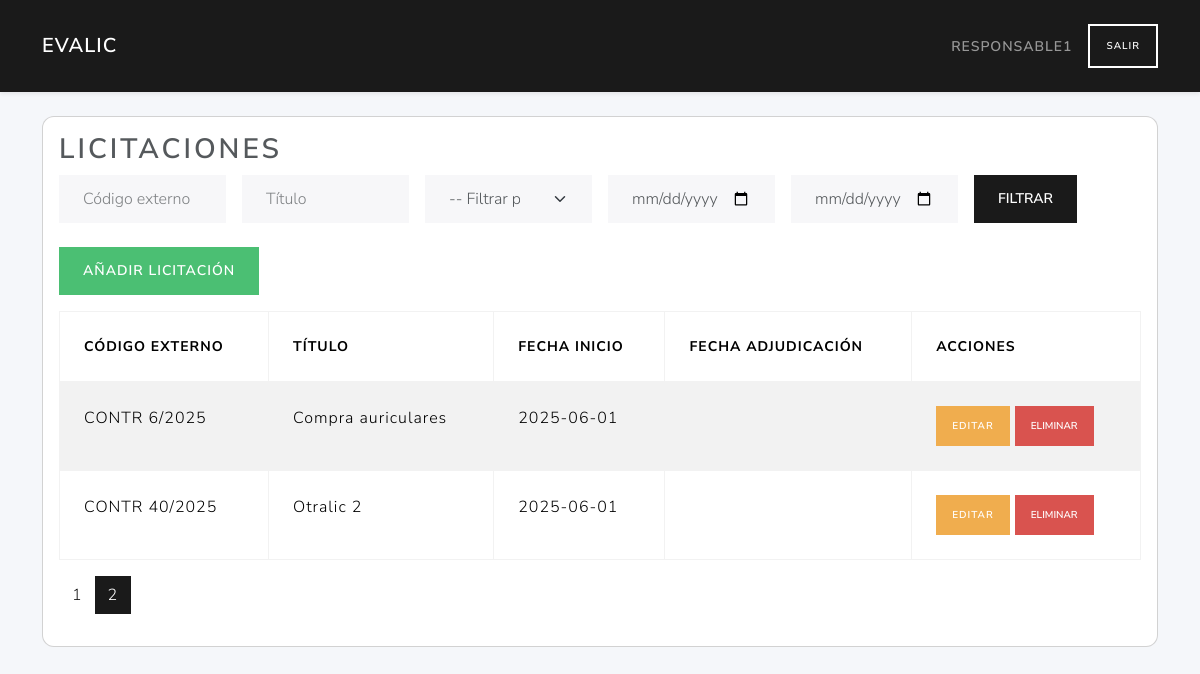
The app's page /licitaciones/?page=2&external_id=&title=&fecha_tipo=&fecha_desde=&fecha_hasta= (signed in), older data.
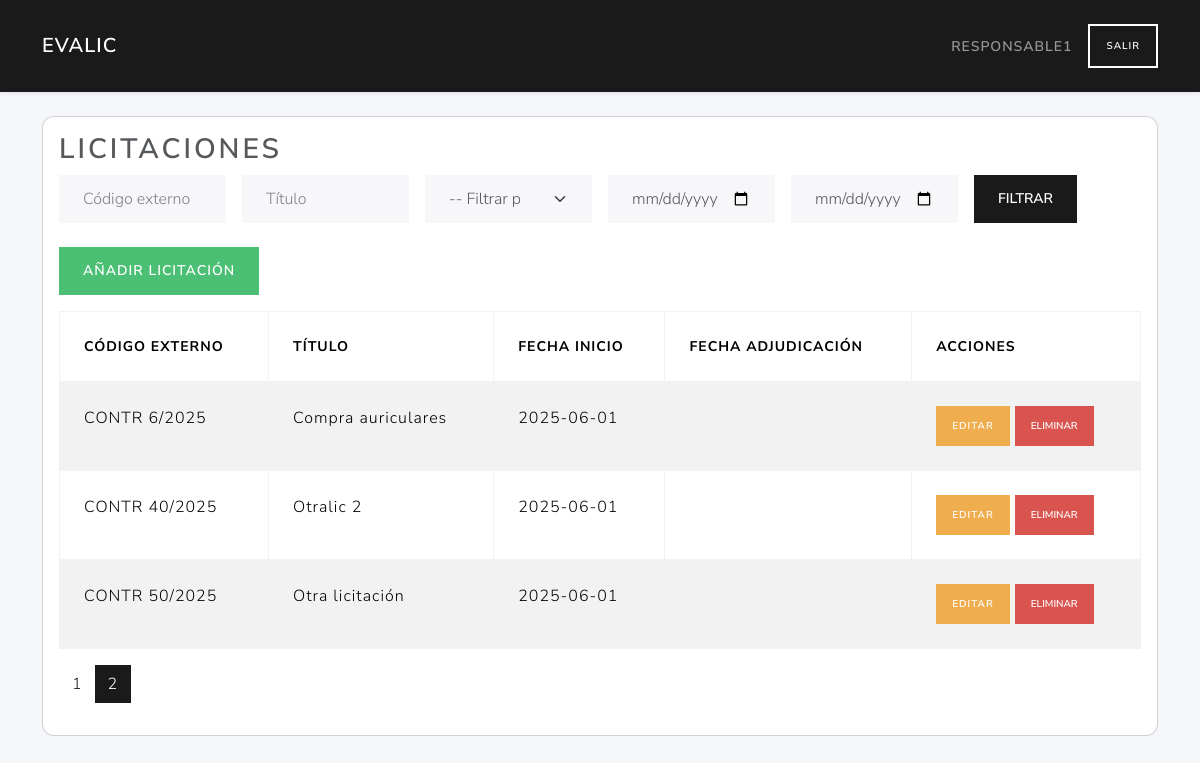
The same page, newer data.
### tables this page shows
CREATE TABLE licitaciones (
        id INTEGER PRIMARY KEY AUTOINCREMENT,
        user_id INTEGER NOT NULL,
        external_id TEXT NOT NULL,
        title TEXT NOT NULL,
        description TEXT,
        fecha_inicio TEXT NOT NULL,
        fecha_adjudicacion TEXT,
        FOREIGN KEY (user_id) REFERENCES users(id)
    );

### routes/licitaciones_routes.py (the view, shortened to what this page needs)
@licitaciones_bp.route('/', methods=('GET',))
def index():
    if 'user_id' not in session or session.get('role_id') != 2:
        return redirect(url_for('auth.login'))
    user_id = session.get('user_id')
    lic_rows = list_licitaciones()
    licitaciones = [l for l in lic_rows if l['user_id'] == user_id]
    external_id  = request.args.get('external_id', '').strip()
    title        = request.args.get('title', '').strip()
    fecha_tipo   = request.args.get('fecha_tipo', '')
    fecha_desde  = request.args.get('fecha_desde', '')
    fecha_hasta  = request.args.get('fecha_hasta', '')
    if external_id:
       licitaciones = [
           l for l in licitaciones
           if external_id.lower() in (l['external_id'] or '').lower()
       ]
    if title:
       licitaciones = [
           l for l in licitaciones
           if title.lower() in (l['title'] or '').lower()
       ]
    page = request.args.get('page', 1, type=int)
    per_page = current_app.config.get('LIC_PER_PAGE', 5)
    total = len(licitaciones)
    total_pages = ceil(total / per_page) if total else 1
    start = (page - 1) * per_page
    end = start + per_page
    licitaciones = licitaciones[start:end]
    responsable_id = 2
    is_responsable = session.get('role_id') == responsable_id
    return render_template(
        'licitaciones/index.html',
        licitaciones=licitaciones,
        is_responsable=is_responsable,
        total_pages=total_pages,
        current_page=page,
        request=request
    )

### models/dao.py (called while the page is built)
def close_connection(exception):
    db = getattr(g, '_database', None)
    if db is not None:
        db.close()

def get_db(app):
    if 'sqlite_db' not in g:
        g.sqlite_db = sqlite3.connect(
            app.config['DATABASE'],
            detect_types=sqlite3.PARSE_DECLTYPES
        )
        g.sqlite_db.row_factory = sqlite3.Row
    return g.sqlite_db

### models/licitaciones_data.py (called while the page is built)
def list_licitaciones(db):
    cur = db.execute("SELECT * FROM licitaciones ORDER BY id")
    return cur.fetchall()

### services/licitacion_service.py (called while the page is built)
def list_licitaciones():
    db = get_db(current_app)
    return data_list(db)

### templates/licitaciones/index.html (shortened to what this page needs)
{% extends 'base.html' %}
{% block content %}
<div class="card mb-4">
  <div class="card-body">
    <h2 class="card-title">Licitaciones</h2>
    <form method="get" class="row g-3 mb-4 flex-nowrap">
      <div class="col-md-2">
        <input type="text" name="external_id" class="form-control" placeholder="Código externo" value="{{ request.args.get('external_id', '') }}">
      </div>
      <div class="col-md-2">
        <input type="text" name="title" class="form-control" placeholder="Título" value="{{ request.args.get('title', '') }}">
      </div>
      <div class="col-md-2">
        <select name="fecha_tipo" class="form-select">
          <option value="">-- Filtrar por fecha --</option>
        </select>
      </div>
      <div class="col-md-2">
        <input type="date" name="fecha_desde" class="form-control" value="{{ request.args.get('fecha_desde', '') }}">
      </div>
      <div class="col-md-2">
        <input type="date" name="fecha_hasta" class="form-control" value="{{ request.args.get('fecha_hasta', '') }}">
      </div>
      <div class="col-md-2">
        <button type="submit" class="btn btn-primary">Filtrar</button>
      </div>
    </form>
    <a href="{{ url_for('licitaciones.create_licitacion_route') }}" class="btn btn-success mb-3">Añadir licitación</a>
    <table class="table table-bordered table-striped">
      <thead>
        <tr>
          <th>Código externo</th>
          <th>Título</th>
          <th>Fecha inicio</th>
          <th>Fecha adjudicación</th>
          <th>Acciones</th>
        </tr>
      </thead>
      <tbody>
        {% for lic in licitaciones %}
        <tr>
          <td>{{ lic.external_id }}</td>
          <td>{{ lic.title }}</td>
          <td>{{ lic.fecha_inicio }}</td>
          <td>{{ lic.fecha_adjudicacion }}</td>
          <td>
            <a href="{{ url_for('licitaciones.edit_licitacion_route', lic_id=lic.id) }}" class="btn btn-sm btn-warning">Editar</a>
            {% if is_responsable %}
            <form action="{{ url_for('licitaciones.delete_licitacion_route', lic_id=lic.id) }}" method="post" style="display:inline-block;" onsubmit="return confirm('¿Estás seguro de que quieres eliminar esta licitación?');">
              <button type="submit" class="btn btn-danger btn-sm">Eliminar</button>
            </form>
            {% endif %}
          </td>
        </tr>
        {% endfor %}
      </tbody>
    </table>
<nav aria-label="Paginación licitaciones">
  <ul class="pagination justify-content-left">
    {% for p in range(1, total_pages + 1) %}
      <li class="page-item{% if p == current_page %} active{% endif %}">
        <a class="page-link"
           href="{{ url_for('licitaciones.index',
                            page=p,
                            external_id=request.args.external_id,
                            title=request.args.title,
                            fecha_tipo=request.args.fecha_tipo,
                            fecha_desde=request.args.fecha_desde,
                            fecha_hasta=request.args.fecha_hasta) }}">
          {{ p }}
        </a>
      </li>
    {% endfor %}
  </ul>
</nav>
  </div>
</div>
{% endblock %}

Row changes from the older to the newer data that the page shows:
added licitaciones: external_id "CONTR 50/2025", title "Otra licitación", fecha_inicio "2025-06-01"
